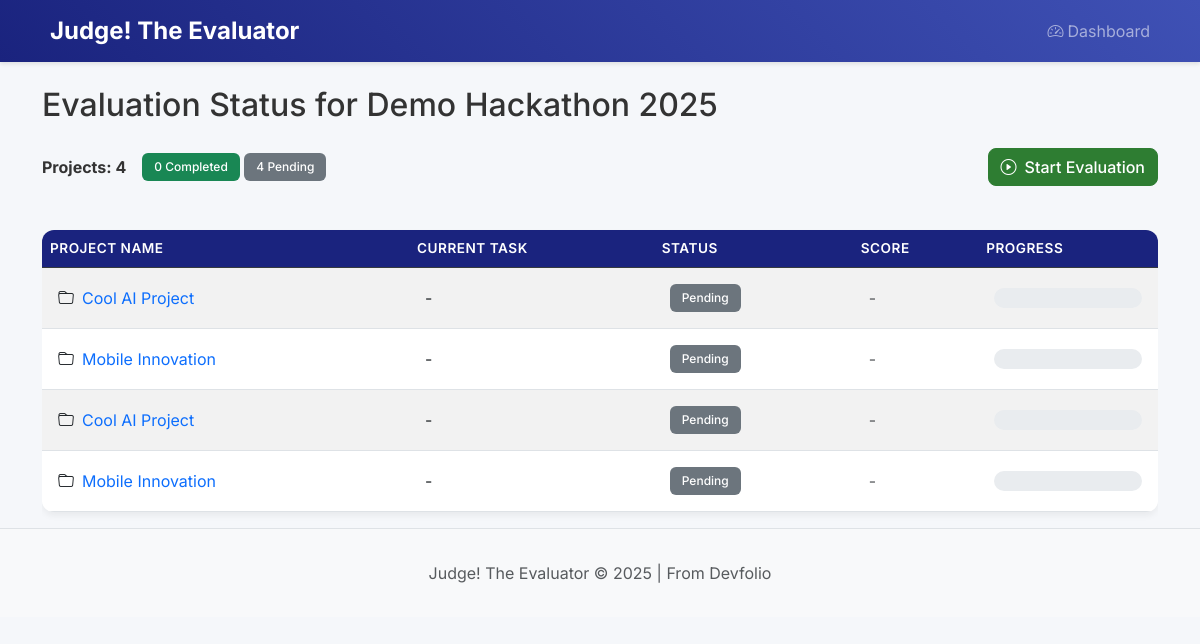
/evaluation/1, run on an earlier commit of the app's database.
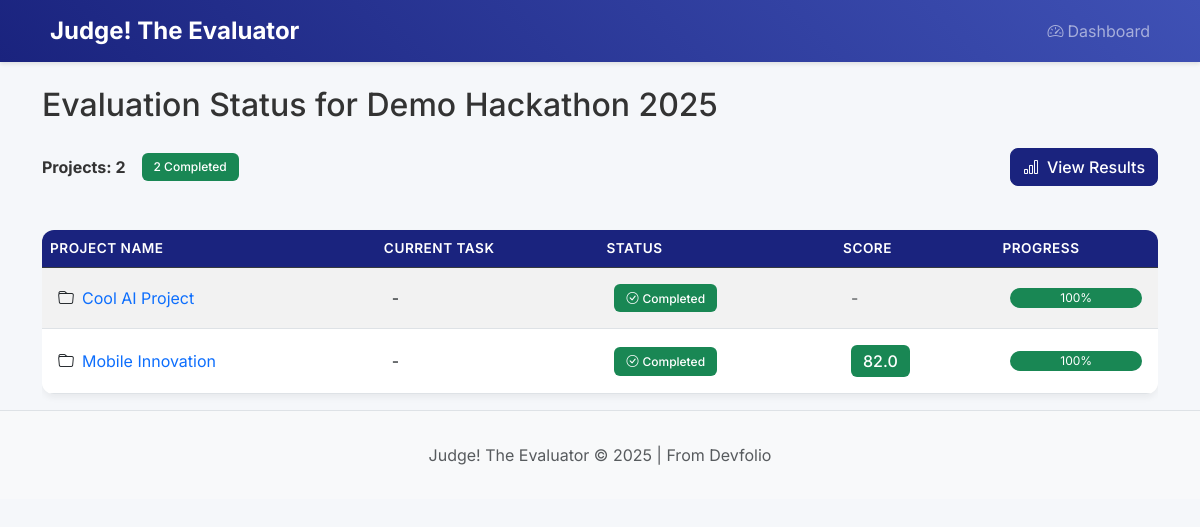
And on a later commit of the database.
### app/models/database.py (models this page shows)
class Project(db.Model):
    id = db.Column(db.Integer, primary_key=True)
    hackathon_id = db.Column(db.Integer, db.ForeignKey('hackathon.id'), nullable=False)
    name = db.Column(db.String(100), nullable=False)
    devfolio_link = db.Column(db.String(200), nullable=False)
    github_link = db.Column(db.String(200), nullable=False)
    video_link = db.Column(db.String(200), nullable=False)
    tracks = db.Column(db.String(200))
    deployed_link = db.Column(db.String(200))
    score = db.Column(db.Float, default=0.0)
    evaluation_status = db.Column(db.String(20), default='pending')
    evaluation_details = db.Column(db.Text)
    created_at = db.Column(db.DateTime, default=datetime.utcnow)

### app/main.py (the view)
@app.route('/evaluation/<int:hackathon_id>')
def evaluation(hackathon_id):
    hackathon = Hackathon.query.get_or_404(hackathon_id)
    projects = Project.query.filter_by(hackathon_id=hackathon_id).all()
    return render_template('evaluation.html', hackathon=hackathon, projects=projects)

### app/__init__.py (called while the page is built)
@app.template_filter('json_extract')
def json_extract_filter(json_str, key):
    try:
        if not json_str:
            return None
        data = json.loads(json_str)
        return data.get(key)
    except:
        return None

### app/templates/evaluation.html (shortened to what the changed rows need)
{% extends "base.html" %}
{% block content %}
<h2 class="mb-4">Evaluation Status for {{ hackathon.name }}</h2>
<div class="d-flex justify-content-between align-items-center mb-4">
    <div class="d-flex align-items-center">
        <span class="fw-bold">Projects: {{ projects|length }}</span>
        <span class="ms-3">
            {%- set completed = projects|selectattr('evaluation_status', 'equalto', 'completed')|list|length -%}
            <span class="badge bg-success">{{ completed }} Completed</span>
            {%- set evaluating = projects|selectattr('evaluation_status', 'equalto', 'evaluating')|list|length -%}
            {%- set pending = projects|selectattr('evaluation_status', 'equalto', 'pending')|list|length -%}
            {% if pending > 0 %}
                <span class="badge bg-secondary">{{ pending }} Pending</span>
            {% endif %}
        </span>
    </div>
    {% if completed < projects|length %}
        <button id="startEvaluation" class="btn btn-success" onclick="startEvaluation({{ hackathon.id }})">
            <i class="bi bi-play-circle me-2"></i>Start Evaluation
        </button>
    {% else %}
        <a href="/results/{{ hackathon.id }}" class="btn btn-primary">
            <i class="bi bi-bar-chart me-2"></i>View Results
        </a>
    {% endif %}
</div>
<div class="table-responsive">
    <table class="table table-striped table-hover">
        <thead class="table-dark">
            <tr>
                <th>Project Name</th>
                <th>Current Task</th>
                <th>Status</th>
                <th>Score</th>
                <th>Progress</th>
            </tr>
        </thead>
        <tbody id="projectsTable">
            {% for project in projects %}
            <tr data-project-id="{{ project.id }}">
                <td>
                    <div class="d-flex align-items-center">
                        <i class="bi bi-folder me-2"></i>
                        <a href="{{ project.devfolio_link }}" target="_blank" class="text-decoration-none">
                            {{ project.name }}
                        </a>
                    </div>
                </td>
                <td class="current-task">
                    {{ project.evaluation_details|default('-', true)|json_extract('current_task')|default('-', true) }}
                </td>
                <td>
                    {% if project.evaluation_status == 'completed' %}
                        <span class="badge bg-success"><i class="bi bi-check-circle me-1"></i>Completed</span>
                    {% elif project.evaluation_status == 'evaluating' %}
                        <span class="badge bg-warning">
                            <span class="spinner-border spinner-border-sm me-1" role="status"></span>
                            Evaluating
                        </span>
                    {% elif project.evaluation_status == 'error' %}
                        <span class="badge bg-danger"><i class="bi bi-exclamation-circle me-1"></i>Error</span>
                    {% else %}
                        <span class="badge bg-secondary">Pending</span>
                    {% endif %}
                </td>
                <td>
                    {% if project.score > 0 %}
                        <span class="badge bg-{% if project.score >= 80 %}success{% elif project.score >= 60 %}warning{% else %}danger{% endif %} fs-6">
                            {{ project.score|round(1) }}
                        </span>
                    {% else %}
                        <span class="text-muted">-</span>
                    {% endif %}
                </td>
                <td>
                    <div class="progress" style="height: 20px;">
                        {% if project.evaluation_status == 'completed' %}
                            <div class="progress-bar bg-success" role="progressbar" style="width: 100%">100%</div>
                        {% elif project.evaluation_status == 'evaluating' %}
                            <div class="progress-bar progress-bar-striped progress-bar-animated" role="progressbar" style="width: 50%">50%</div>
                        {% elif project.evaluation_status == 'error' %}
                            <div class="progress-bar bg-danger" role="progressbar" style="width: 100%">Error</div>
                        {% else %}
                            <div class="progress-bar bg-light" role="progressbar" style="width: 0%">0%</div>
                        {% endif %}
                    </div>
                </td>
            </tr>
            {% endfor %}
        </tbody>
    </table>
</div>
{% endblock %}

What changed in the data, as far as the page shows it:
removed Project: name "Cool AI Project", evaluation_details|json_extract "-", evaluation_status "Pending"
removed Project: name "Mobile Innovation", evaluation_details|json_extract "-", evaluation_status "Pending"
changed Project "Cool AI Project": evaluation_status "Pending" → "Completed 100%"
changed Project "Mobile Innovation": score (not shown) → "82.0"; evaluation_status "Pending" → "Completed 100%"; no longer shows "-"
Also different on the page:
{{ projects|length }}: "4" → "2"
{{ completed }}: "0" → "2"
{{ pending }}: "4" → (not shown)
text no longer shown: "Pending Start Evaluation"
text now shown: "View Results"
